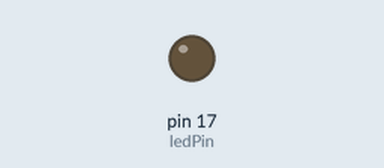
Simulated run of this sketch. Board: SparkFun Pro Micro, built with avr-gcc and run on an emulated ATmega32U4. On the bench: output pins drawn as LEDs (lit = HIGH). Dashed ring = blinking. What the sketch prints to the serial monitor is not drawn.

Above: at 1.0 s.
At 2.5 s:
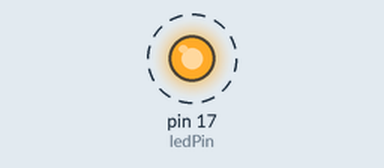
Timing chart, 0 to 4.6 s (numbered marks = the images above):
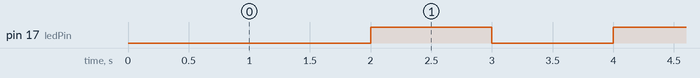

The sketch:

millis.ino
```cpp
/*
    [ATmega32U4 Pinout]
              ----------
        TX=1-| ProMicro |-RAW
        RX=0-|          |-GND
         GND-|          |-RST
         GND-|          |-VCC
       SDA=2-|          |-21=A3
    SCL=3(~)-|          |-20=A2
        A6=4-|          |-19=A1
        5(~)-|          |-18=A0
     A7=6(~)-|          |-15=SCLK
           7-|          |-14=MISO
        A8=8-|          |-16=MOSI
     A9=9(~)-|          |-10(~)=A10
              ----------
*/
#define ledPin          17    // RX_LED

bool ledState = LOW;
unsigned long previousMillis = 0;   // will store last time LED was updated
const long interval = 1000;         // interval at which to blink (milliseconds)

void setup()
{
  Serial.begin(115200);
  pinMode(ledPin, OUTPUT);
}

void loop()
{
  unsigned long currentMillis = millis();

  if (currentMillis - previousMillis >= interval)
  {
    previousMillis = currentMillis;   // save the last time at blinked the LED
    digitalWrite(ledPin, ledState);   // set the LED with the ledState of the variable:
    Serial.print(currentMillis / 1000);
    Serial.print("초 : ");
    Serial.println(ledState);
    ledState = !ledState;
  }
}
```

Measured:
- by itself, pin 17 (ledPin): alternates HIGH for 1.0 s and LOW for 1.0 s
